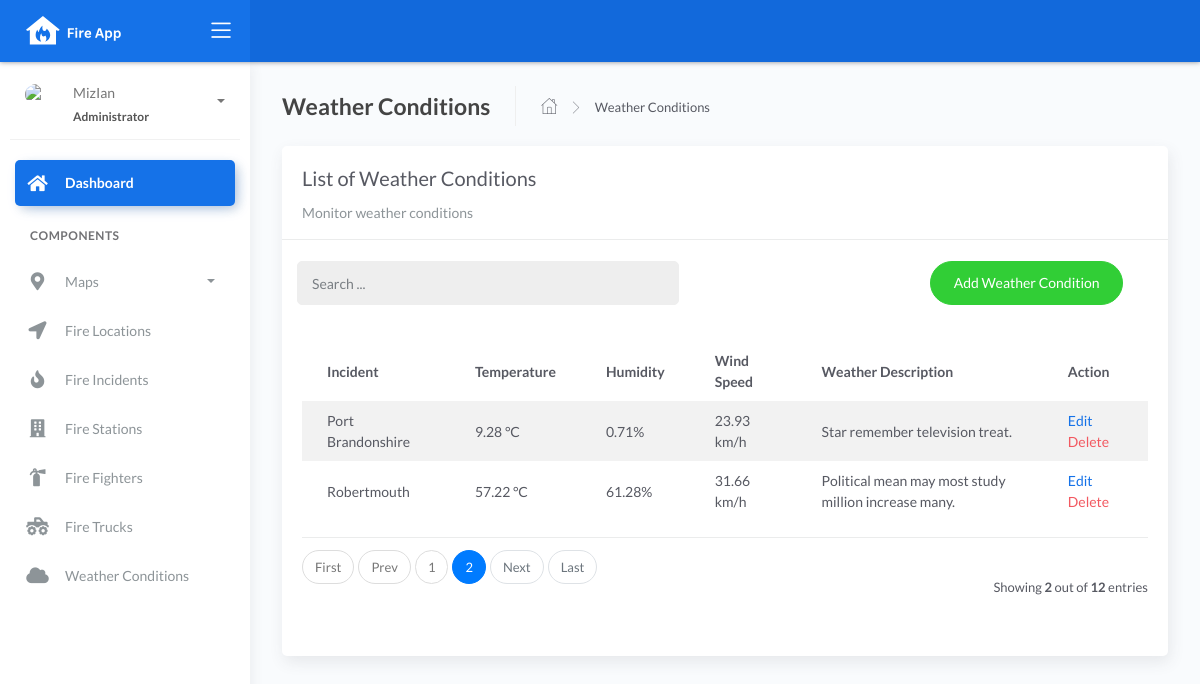
/weather_list?page=2, run on an earlier commit of the app's database.
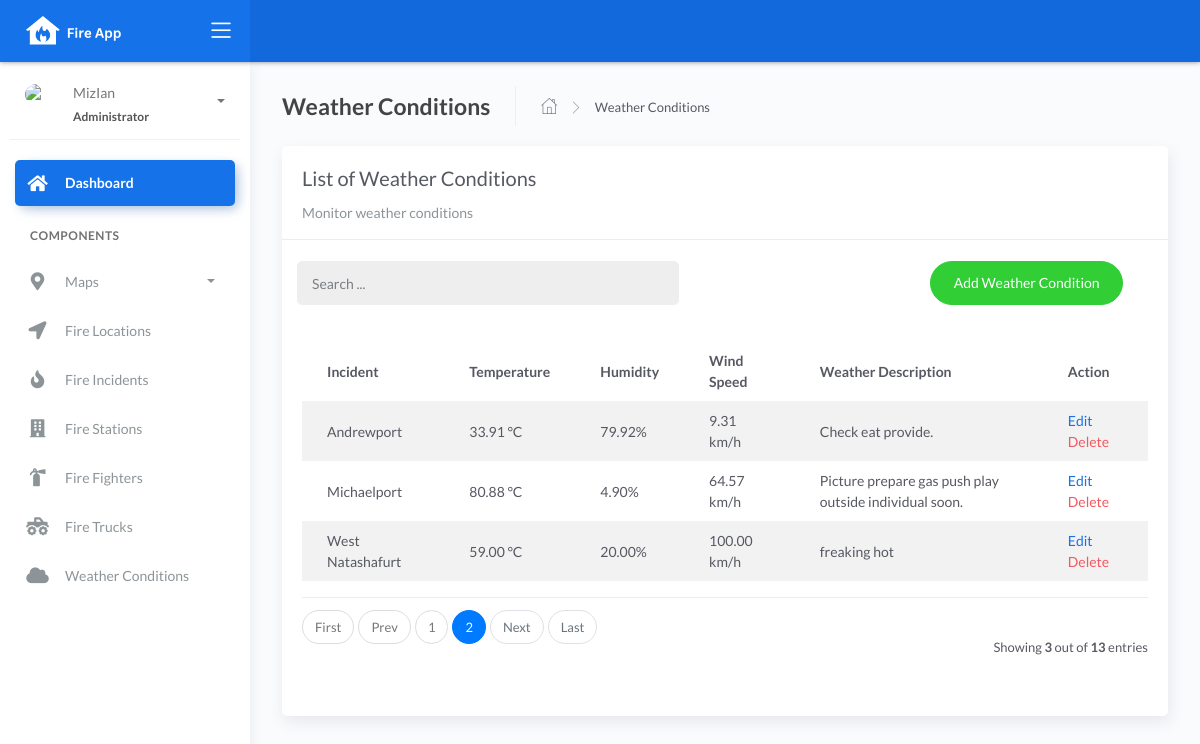
And on a later commit of the database.
### fire/models.py (models this page shows, shortened)
class BaseModel(models.Model):
    created_at = models.DateTimeField(auto_now_add=True, db_index=True)
    updated_at = models.DateTimeField(auto_now=True)
    class Meta:
        abstract = True

class WeatherConditions(BaseModel):
    incident = models.ForeignKey(Incident, on_delete=models.CASCADE)
    temperature = models.DecimalField(max_digits=10, decimal_places=2)
    humidity = models.DecimalField(max_digits=10, decimal_places=2)
    wind_speed = models.DecimalField(max_digits=10, decimal_places=2)
    weather_description = models.CharField(max_length=150)

class Incident(BaseModel):
    SEVERITY_CHOICES = (
        ('Minor Fire', 'Minor Fire'),
        ('Moderate Fire', 'Moderate Fire'),
        ('Major Fire', 'Major Fire'),
    )
    location = models.ForeignKey(Locations, on_delete=models.CASCADE)
    date_time = models.DateTimeField(blank=True, null=True)
    severity_level = models.CharField(max_length=45, choices=SEVERITY_CHOICES)
    description = models.CharField(max_length=250)
    def __str__(self):
        return f"{self.location}"

class Locations(BaseModel):
    name = models.CharField(max_length=150)
    latitude = models.DecimalField(
        max_digits=22, decimal_places=16, null=True, blank=True)
    longitude = models.DecimalField(
        max_digits=22, decimal_places=16, null=True, blank=True)
    address = models.CharField(max_length=150)
    city = models.CharField(max_length=150)  # can be in separate table
    country = models.CharField(max_length=150)  # can be in separate table
    def __str__(self):
        return f"{self.name}"

### fire/views.py (the view)
# urls.py: path('weather_list', WeatherConditionsList.as_view(), name='weather-list'),
class WeatherConditionsList(ListView):
    model = WeatherConditions
    context_object_name = 'weather'
    template_name = "weatherconditions_list.html"
    paginate_by = 10
    def get_queryset(self, *args, **kwargs):
        qs = super(WeatherConditionsList, self).get_queryset(*args, **kwargs)
        if self.request.GET.get("q") != None:
             query = self.request.GET.get('q')
             qs = qs.filter(Q(incident__location__name__icontains=query) |
                            Q(weather_description__icontains=query))
        return qs

### templates/weatherconditions_list.html (shortened to what the changed rows need)
{% extends 'base.html' %} {% load static %} {% block content %}
<div class="content">
    <div class="page-inner">
        <div class="row">
            <div class="col-md-12">
                <div class="card">
                    <br>
                    <div class="card-body">
                        <table class="table table-striped mt-3">
                            <thead>
                                <tr>
                                    <th scope="col">Incident</th>
                                    <th scope="col">Temperature</th>
                                    <th scope="col">Humidity</th>
                                    <th scope="col">Wind Speed</th>
                                    <th scope="col">Weather Description</th>
                                    <th scope="col">Action</th>
                                </tr>
                            </thead>
                            <tbody>
                                {% for object in object_list %}
                                <tr>
                                    <td>{{ object.incident }}</td>
                                    <td>{{ object.temperature }} °C</td>
                                    <td>{{ object.humidity }}%</td>
                                    <td>{{ object.wind_speed }} km/h</td>
                                    <td>{{ object.weather_description }}</td>
                                    <td>
                                        <a href="weather_list/edit/{{ object.id }}">Edit</a>
                                        <a href="weather_list/delete/{{ object.id }}" class="text-danger">Delete</a>
                                    </td>
                                </tr>
                                {% empty %}
                                <tr>
                                    <td colspan="4" style="text-align: center">
                                    <p class="text-sm font-weight-bold mb-0">No Records Found</p>
                                    </td>
                                </tr>
                                {% endfor %}
                            </tbody>
                        </table>
                        {% include 'includes/pagination.html' %}
                    </div>
                </div>
            </div>
        </div>
    </div>
</div>
{% endblock %}

What changed in the data, as far as the page shows it:
removed WeatherConditions: incident "Port Brandonshire", temperature "9.28", humidity "0.71", wind_speed "23.93", weather_description "Star remember television treat."
removed WeatherConditions: incident "Robertmouth", temperature "57.22", humidity "61.28", wind_speed "31.66", weather_description "Political mean may most study million increase many."
added WeatherConditions: incident "Andrewport", temperature "33.91", humidity "79.92", wind_speed "9.31", weather_description "Check eat provide."
added WeatherConditions: incident "Michaelport", temperature "80.88", humidity "4.90", wind_speed "64.57", weather_description "Picture prepare gas push play outside individual soon."
added WeatherConditions: incident "West Natashafurt", temperature "59.00", humidity "20.00", wind_speed "100.00", weather_description "freaking hot"
Also different on the page:
{{ object_list.count }}: "2" → "3"
{{ paginator.count }}: "12" → "13"
